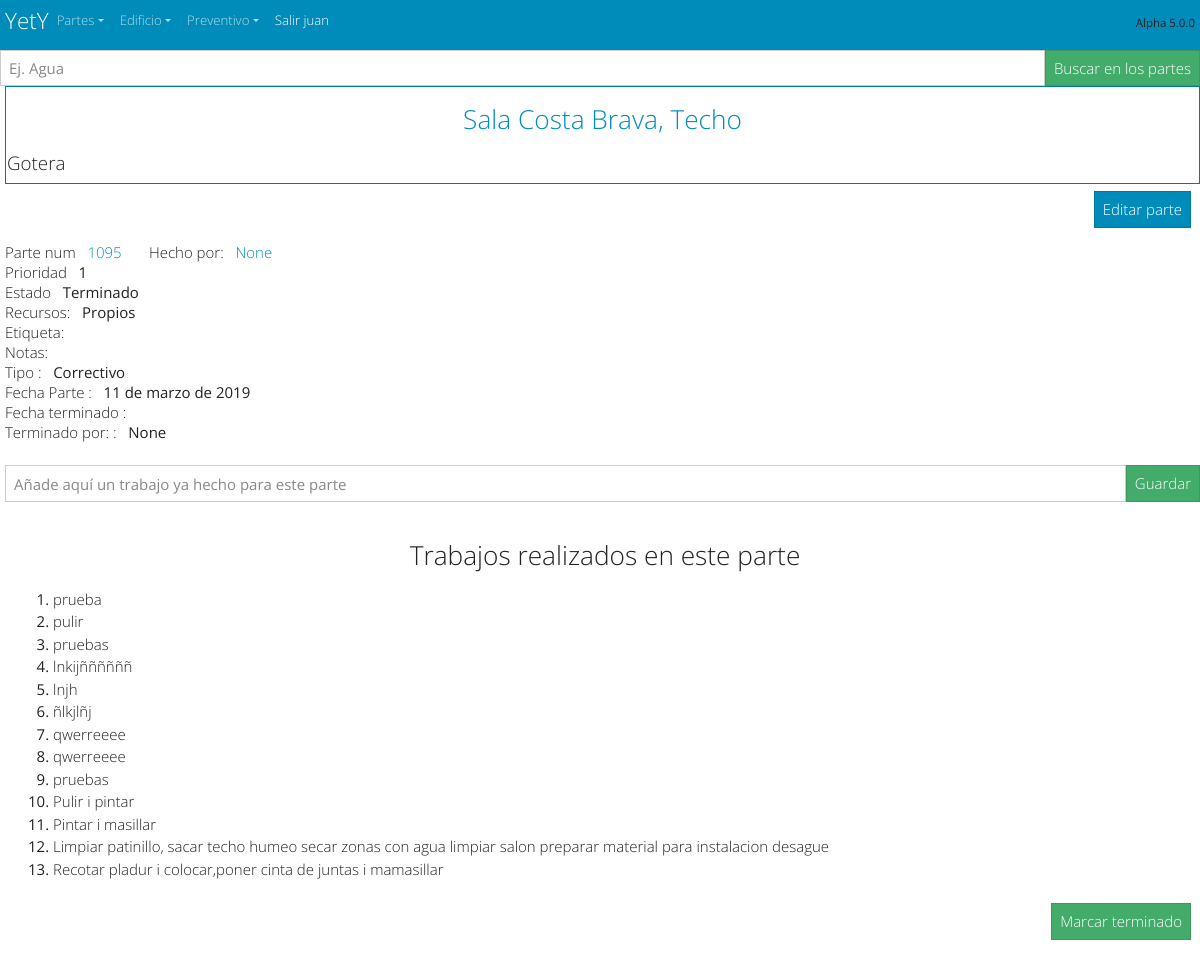
The app's page /partes/1095 (signed in) with its own data.
### partes/models.py (models this page shows, shortened)
class Ot_Parte(models.Model):
    num_ot=models.AutoField(primary_key=True, verbose_name='numero de Ot', help_text="numero de orden de trabajo")
    ubicacion_ot=models.ForeignKey('Ot_Ubicaciones',max_length=30,verbose_name='Ubicación', help_text="Numero de Habitación o ubicación",on_delete=models.SET_NULL,null=True)
    elemento_ot =models.ForeignKey('Ot_Elementos',  max_length=30,verbose_name='Elemento',  help_text="Elemento, Objeto o Aparato",      on_delete=models.SET_NULL,null=True)
    descripcion_ot=models.CharField(max_length=300,verbose_name='Descripción', help_text="Descripción del problema")
    fecha_ot=models.DateField(auto_now_add=True,verbose_name='Fecha del parte')
    fecha_cambio_ot=models.DateField(auto_now=True,verbose_name='Fecha del ultimo cambio')
    fecha_hora_cambio_ot=models.DateTimeField(auto_now=True,verbose_name='Fecha y hora del ultimo cambio')
    fecha_hora_terminado_ot=models.DateTimeField(null=True,blank=True, verbose_name='Fecha y hora de la terminacion del parte', )
    PRIORIDADES=(('1','Urgente') ,('2','Provoca daños') , ('3','Molesta al cliente' ), ('4', 'Mala imagen' ),('5','Legal'))
    prioridad_ot=models.CharField(max_length=30, blank=True, default='1',choices=PRIORIDADES)
    ESTADOS_DE_OT=[ ('Pendiente','Pendiente'),('En Curso','En Curso'),('Terminado','Terminado'), ("Inversion","Inversion"), ('En espera','En espera'), ("Otro","Otro")]
    estado_ot=models.CharField (max_length=30,default='Pendiente', choices=ESTADOS_DE_OT)
    RECURSOS_PROP_O_EXT=[('Propios','Recursos Propios'), ('externos','Recursos externos'),('mixtos','mixtos') ]
    recursos_ot=models.CharField (max_length=30,default='Propios', choices=RECURSOS_PROP_O_EXT)#(Recursos propios o externos)
    etiqueta_ot=models.CharField( default='',blank=True, max_length=30,help_text="Poner una etiqueta a este parte")
    notas_ot=models.CharField(default='',max_length=30, blank=True, help_text="Poner una nota a este parte") #        falta por definir (Nota para relacionar)
    CORRECTIVO_PREVENTIVO_LEGAL_SERVICIO=[('Correctivo','Correctivo'),('Preventivo','Preventivo'),('Legal','Legal'),('Servicio o Ayuda','Servicio o Ayuda'),('Atencion cliente','Atencion cliente')]
    tipo_aviso_ot=models.CharField(max_length=30,default='Correctivo',choices=CORRECTIVO_PREVENTIVO_LEGAL_SERVICIO) # correctivo, preventivo, servicio
    Usuario_ot=models.ForeignKey(User,related_name="Usuario_ot",default=1,on_delete=models.SET_NULL, null=True,blank=True,help_text="usuario que ha hecho este parte")
    Tecnico_ot=models.ForeignKey(User,related_name="Tecnico_ot",default=1,on_delete=models.SET_NULL, null=True,blank=True, help_text="Tecnico que tiene este parte")
    Tecnico_fin_parte_ot=models.ForeignKey(User,related_name="Tecnico_fin_parte_ot",default=1,on_delete=models.SET_NULL, null=True,blank=True,  help_text="Tecnico que tiene este parte")
    borrame_ot=models.CharField(default='',max_length=30, blank=True, help_text="Poner una nota a este parte") #        falta por definir (Nota para relacionar)
    class Meta:
        ordering = ["-num_ot"]

class Ot_Ubicaciones(models.Model):
    ubicacion_ub=models.CharField(primary_key=True, max_length=30)
    class Meta:
        ordering = ['ubicacion_ub']
    def __str__(self):
        return '{}'.format(self.ubicacion_ub)

class Ot_Elementos(models.Model):
    elemento_el=models.CharField(primary_key=True, max_length=30)
    elemento_en_hab=models.BooleanField(default= False,  verbose_name='Está en hab?',  help_text="Está en hab?")
    elemento_en_AyB=models.BooleanField(default= False,  verbose_name='Está en AyB?',  help_text="Está en AyB?")
    elemento_en_varios=models.BooleanField(default= False,  verbose_name='Está en varios?',  help_text="Está en varios?")
    class Meta:
        ordering = ["elemento_el"]
    def __str__(self):
        return '{}'.format(self.elemento_el)

class Ot_Trabajos(models.Model):
    num_tra=models.AutoField(primary_key=True,verbose_name='Numero TRA', help_text="Numero de Trabajo")
    num_ot_tra=models.ForeignKey('Ot_Parte',verbose_name='Num de parte', help_text="Num de parte",on_delete=models.CASCADE)
    descripcion_tra=models.CharField(max_length=300,verbose_name='Descripción', help_text="Descripción del Trabajo")
    fecha_tra=models.DateField(auto_now_add=True,verbose_name='Fecha del trabajo')
    fecha_cambio_tra=models.DateField(auto_now=True,verbose_name='Fecha del ultimo cambio')
    fecha_hora_cambio_tra=models.DateTimeField(auto_now=True,verbose_name='Fecha y hora del ultimo cambio')
    Usuario_tra=models.ForeignKey(User,related_name="Usuario_tra",default=1,on_delete=models.SET_NULL, null=True,blank=False,help_text="usuario que ha hecho este trabajo")
    class Meta:
        ordering = ["-fecha_cambio_tra"]

### partes/views.py (the view)
def DetalleParte(request,pk):
    ot_parte = Ot_Parte.objects.get(num_ot=pk)
    Lista_trabajos = Ot_Trabajos.objects.filter(num_ot_tra=pk).order_by('-fecha_hora_cambio_tra')
    if request.method == "POST":
        form = Trabajo_nuevo_en_parte (request.POST)
        print("----------------------------------------")
        print(form)
        if form.is_valid():
            print("+++++++++++++++++++++++++++++")
            form.save()
        return redirect('Detalle_Parte',pk)
    else:
        form=Trabajo_nuevo_en_parte(initial={'num_ot_tra': pk})
    form_trabajos=form
    return render (request,'ot_parte_detail.html',{"ot_parte":ot_parte,'form_trabajos':Lista_trabajos,"form_trabajo_nuevo":form_trabajos})

### partes/forms.py
class Trabajo_nuevo_en_parte(forms.ModelForm):
    class Meta:
        model=Ot_Trabajos
        ordering = ["-fecha_cambio_tra"]
        fields= [
            'num_ot_tra',
            'descripcion_tra'
        ]
        widgets={
            'num_ot_tra':forms.TextInput(attrs={'class':'form-control'} ),
            'descripcion_tra':forms.TextInput(attrs={'class':'form-control','placeholder': 'Añade aquí un trabajo ya hecho para este parte'}),
         }
        labels={
             'num_ot_tra':'Numero de parte',
             'descripcion_tra':'Descripcion de trabajo',
          }

### partes/templates/ot_parte_detail.html (shortened to what this page needs)
<!doctype html>
<html lang="es">
{% extends "start.html" %}
{% block content %}
{% load static %}
<link rel="stylesheet" href="{% static '/css/partes.css' %}">
<form action="/partes/encontrar_partes/" method="get">
    <div style= "display: flex;  justify-content: center; ">
              <input class="form-control" type="text" name="palabra" placeholder="Ej. Agua">
              <input class="btn btn-success"     type="submit" value="Buscar en los partes">
    </div>
</form>
<div style="padding-left: 5px">
    <div class="cabecera"><a href='/partes/ubicacion/{{ ot_parte.ubicacion_ot}}'><h3> {{ ot_parte.ubicacion_ot }}</a><a href='/partes/elemento/{{ ot_parte.elemento_ot }}'>,    {{ ot_parte.elemento_ot }}</h3> </a><h5>  {{ ot_parte.descripcion_ot}}  </h5></div>
    <div style= "display: flex; justify-content: right;" class="btn"> <a href="edit/{{ ot_parte.pk }}" class="btn btn-primary">Editar parte</a></div>
    <div style= "display: flex; justify-content: left;height: 20px;"><a><h6>Parte num</h6> </a> &nbsp; &nbsp; <a href='edit/{{ ot_parte.pk }}'  >{{ ot_parte.pk }} </a>&nbsp; &nbsp; &nbsp; &nbsp; <h6>Hecho por:</h6> </a> &nbsp; &nbsp; <a href='usuario/{{ user }}'  >{{ ot_parte.Usuario_ot }} </a></div>
    <div style= "display: flex; justify-content: left;height: 20px;"><a><h6>Prioridad</h6> </a>  &nbsp; &nbsp; <a><strong> {{ ot_parte.prioridad_ot }}</strong></a></div>
    <div style= "display: flex; justify-content: left;height: 20px;"><a><h6>Estado </h6></a> &nbsp; &nbsp; <a><strong>{{ ot_parte.estado_ot }}</strong></a></div>
    <div style= "display: flex; justify-content: left;height: 20px;"><a><h6>Recursos: </h6></a>&nbsp; &nbsp; <a><strong>{{ ot_parte.recursos_ot }}</strong></a></div>
    <div style= "display: flex; justify-content: left;height: 20px;"><a><h6>Etiqueta:</h6></a>&nbsp; &nbsp; <a><strong>{{ ot_parte.etiqueta_ot }}</strong></a></div>
    <div style= "display: flex; justify-content: left;height: 20px;"><a><h6>Notas:</h6></a>&nbsp; &nbsp;<a><strong>{{ ot_parte.notas_ot }}</strong></a></div>
    <div style= "display: flex; justify-content: left;height: 20px;"><a><h6>Tipo :</h6></a>&nbsp; &nbsp;<a><strong>{{ ot_parte.tipo_aviso_ot }}</strong></a></div>
    <div style= "display: flex; justify-content: left;height: 20px;"><a><h6>Fecha Parte : </h6></a>&nbsp; &nbsp;<a><strong>{{ ot_parte.fecha_ot }}</strong></a></div>
    <div style= "display: flex; justify-content: left;height: 20px;"><a><h6>Fecha terminado : </h6></a>&nbsp; &nbsp;<a><strong>{{ ot_parte.fecha_hora_terminado_ot|date:" d  M Y"  }}</strong></div>
    <div style= "display: flex; justify-content: left;height: 20px;"><a><h6>Terminado por: : </h6></a>&nbsp; &nbsp;<a><strong>{{ ot_parte.Tecnico_fin_parte_ot }}</strong>
</div>
<br>
<form method="POST" class="post-form">{% csrf_token %}
    <div style= "display: flex; justify-content: center;">
         {{form_trabajo_nuevo.descripcion_tra}}          <button type="submit" class="btn btn-success">Guardar</button>
    </div>
</form>
<br>
<div>
    <h3 style="padding-left: 5px">Trabajos realizados en este parte</h3>
    <ol type="1"; style="padding-left: 3rem" >
    {% for form_trabajos in form_trabajos %}
     <li><a>{{ form_trabajos.descripcion_tra }}</a></li>
    {% endfor %}
    </ol>
</div>
<div style= "display: flex; justify-content: right;">
    <div class="btn "> <a href="Marcar_Terminado/{{ ot_parte.pk }}" class="btn btn-success">Marcar terminado</a></div>
</div>
{% endblock %}

### cabecera/templates/navbar_start.html (shortened to what this page needs)
<body>
  <nav  class="navbar navbar-expand navbar-dark bg-primary" style="margin: 0px; padding: 5px" >
    <div class="container-fluid">
      <a  class="navbar-brand" style="margin: 0px; padding: 0px" href="/"><hgroup style="margin: 0px; padding: 0px"><h4 >YetY </h4>  </hgroup></a>
      {% if  user.is_authenticated %}
  <div  class="collapse navbar-collapse" id="navbarColor01">
        <ul class="navbar-nav me-auto">
          <li class="nav-item dropdown">
            <a class="nav-link dropdown-toggle" data-bs-toggle="dropdown" href="#" role="button" aria-haspopup="true" aria-expanded="false">Partes</a>
          </li>
          <li class="nav-item dropdown">
            <a class="nav-link dropdown-toggle" data-bs-toggle="dropdown" href="#" role="button" aria-haspopup="true" aria-expanded="false">Edificio</a>
          </li>
          <li class="nav-item dropdown">
            <a class="nav-link dropdown-toggle" data-bs-toggle="dropdown" href="#" role="button" aria-haspopup="true" aria-expanded="false">Preventivo</a>
          </li>
          <li class="nav-item active">
            <a class="nav-link " href="/accounts/logout/ " >Salir {{ user }}</a>
          </li>
        </ul>
        <h6> <small><small> Alpha 5.0.0  </small></small></h6>
      </div>
    </div>
    {% endif %}
  </nav>
</body>

### cabecera/static/css/start.css (style rules this page uses)
h1, h2, h3 { text-align: center; margin: 1rem; }

### partes/static/css/partes.css (style rules this page uses)
a { margin-bottom: 0.5rem; font-family: inherit; font-weight: 300; line-height: 1.2; }
.cabecera { grid-column:1/7 ; padding: 1px; border: 1px solid #007C9B; }

### records on screen
Ot_Parte: ubicacion_ot "Sala Costa Brava", elemento_ot "Techo", descripcion_ot "Gotera", pk "1095", Usuario_ot "None", prioridad_ot "1", estado_ot "Terminado", recursos_ot "Propios", tipo_aviso_ot "Correctivo", fecha_ot "11 de marzo de 2019", Tecnico_fin_parte_ot "None"
Ot_Trabajos: descripcion_tra "prueba"
Ot_Trabajos: descripcion_tra "pulir"
Ot_Trabajos: descripcion_tra "pruebas"
Ot_Trabajos: descripcion_tra "lnkijññññññ"
Ot_Trabajos: descripcion_tra "lnjh"
Ot_Trabajos: descripcion_tra "ñlkjlñj"
Ot_Trabajos: descripcion_tra "qwerreeee"
Ot_Trabajos: descripcion_tra "qwerreeee"
Ot_Trabajos: descripcion_tra "pruebas"
Ot_Trabajos: descripcion_tra "Pulir i pintar"
Ot_Trabajos: descripcion_tra "Pintar i masillar"
Ot_Trabajos: descripcion_tra "Limpiar patinillo, sacar techo humeo secar zonas con agua limpiar salon preparar material para instalacion desague"
Ot_Trabajos: descripcion_tra "Recotar pladur i colocar,poner cinta de juntas i mamasillar"

### other values on screen
{{ user }} "juan"
